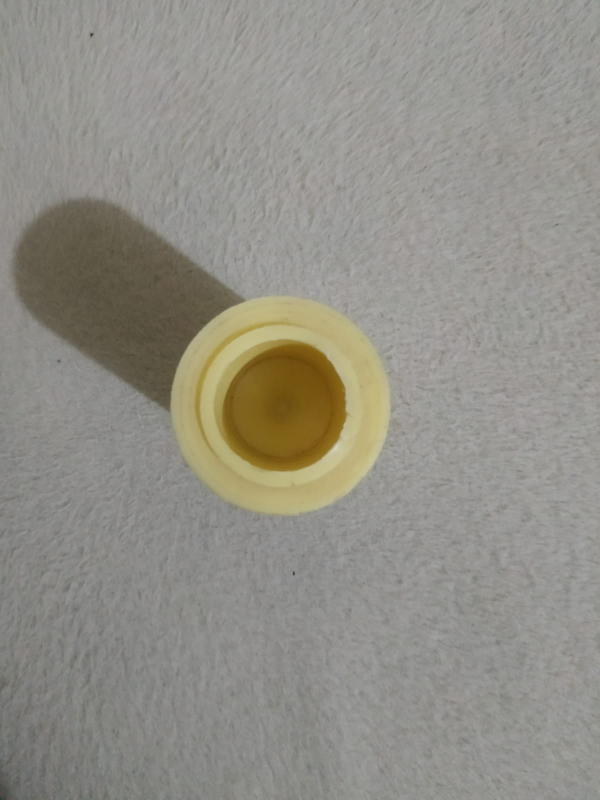
#> input picture Mechatronics System Desigen/Code/pythonProject/TestImg/circlepeter.jpg, 1200 x 1600 px, given in place of the camera (shown at 1/2 size)
$ python test.py
#> lines starting #> are read from the running program, lines starting #| are printed output that depends on the picture; after the words box and inside, x2 and y2 are one past the last pixel; in counts of white or black regions, pixels touching at a corner belong together

import cv2
import numpy

cap = cv2.VideoCapture(1)

def empty(a):
    pass

def getContours(img,imgContour):
    squares=0
    circles=0
    prevarea=0
    px=0
    py=0
    contours,hierarchy = cv2.findContours(img,cv2.RETR_LIST,cv2.CHAIN_APPROX_NONE)
    for cnt in contours:
        area = cv2.contourArea(cnt)
        if area==0 or area<2000:
            continue
        peri = cv2.arcLength(cnt, True)
        approx = cv2.approxPolyDP(cnt, 0.02 * peri, True)
        objCor = len(approx)
        x, y, w, h = cv2.boundingRect(approx)
        differa=abs(area-prevarea)/area
        differx=abs(x-px)
        differy=abs(y-py)
        if differx<50 and differy<50 and differa<0.4:
            continue
        prevarea = area
        px=x
        py=y
        if x>60 and x<380 and y>60 and y<300:
            cv2.drawContours(imgContour, cnt, -1, (255, 0, 0), 3)
            if objCor == 4:
                aspRatio = w/float(h)
                if aspRatio >0.93 and aspRatio <1.07:
                    objectType= "Square"
                else:objectType="Rectangle"
                squares = squares + 1
            elif objCor>4:
                objectType= "Circle"
                circles=circles+1
            else:objectType="None"
            cv2.putText(imgContour, objectType,
                        (x + (w // 2) - 10, y + (h // 2) - 10), cv2.FONT_HERSHEY_COMPLEX, 0.7,
                        (0, 0, 0), 2)
    idobj = [squares, circles]
    print(idobj)
    return idobj

cv2.namedWindow("Parameters")
cv2.resizeWindow("Parameters",640,240)
cv2.createTrackbar("Threshold1","Parameters",90,255,empty)
cv2.createTrackbar("Threshold2","Parameters",35,255,empty)

while True:
    squarevals = []
    circlevals = []
    success, img = cap.read() #add when using cam
#> img is the input picture: shape (1600, 1200, 3); mean B, G, R 134.9, 143.4, 145.8
    imgContour = img.copy()
    imgGray = cv2.cvtColor(img, cv2.COLOR_BGR2GRAY)
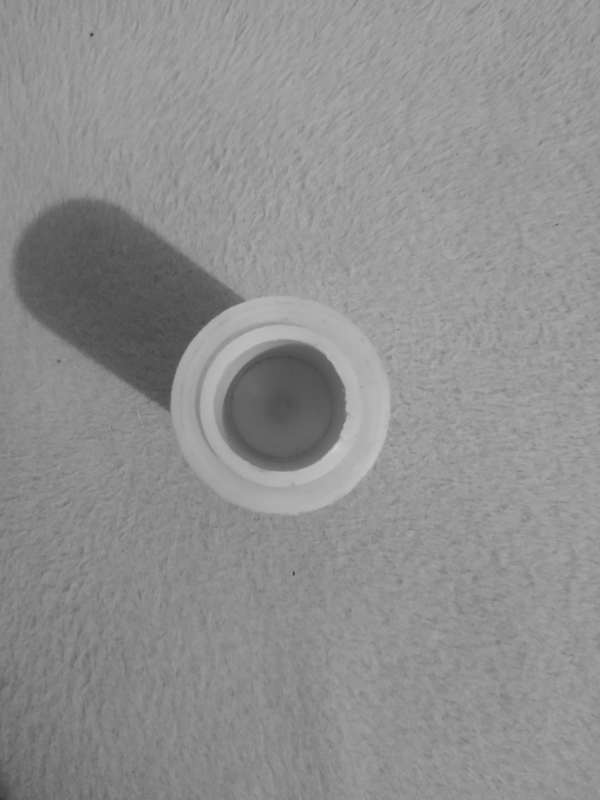
#> imgGray: shape (1600, 1200) (shown at 1/2 size); min 45, max 216, mean 143.2
    imgBlur = cv2.GaussianBlur(imgGray, (9, 9), 0)
    threshold1 = cv2.getTrackbarPos("Threshold1", "Parameters")
    threshold2 = cv2.getTrackbarPos("Threshold2", "Parameters")
    imgCanny = cv2.Canny(imgBlur, threshold1, threshold2)
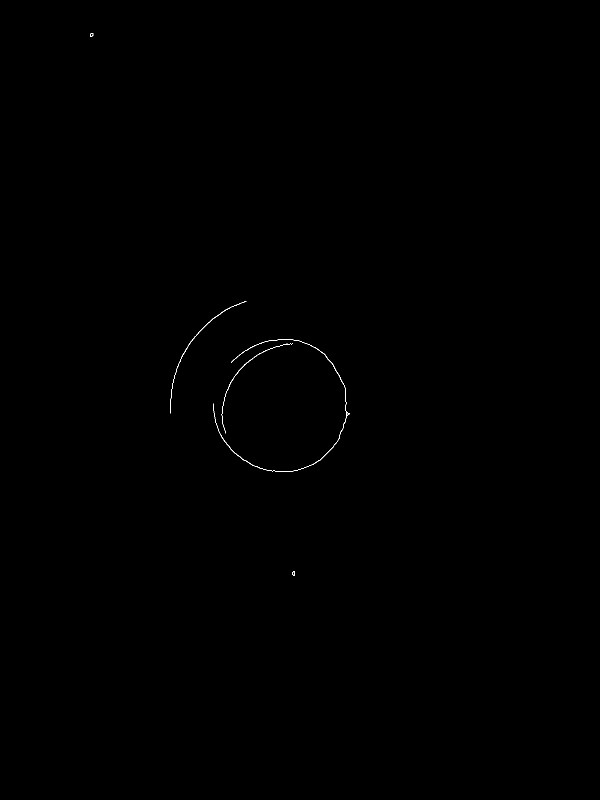
#> imgCanny: shape (1600, 1200) (shown at 1/2 size); 0.08% white in thin lines or dots, all inside (x1, y1, x2, y2) = (180, 66, 700, 1152)
    kernel = numpy.ones((3, 3), )
    imgDilation = cv2.dilate(imgCanny, kernel, iterations=2)
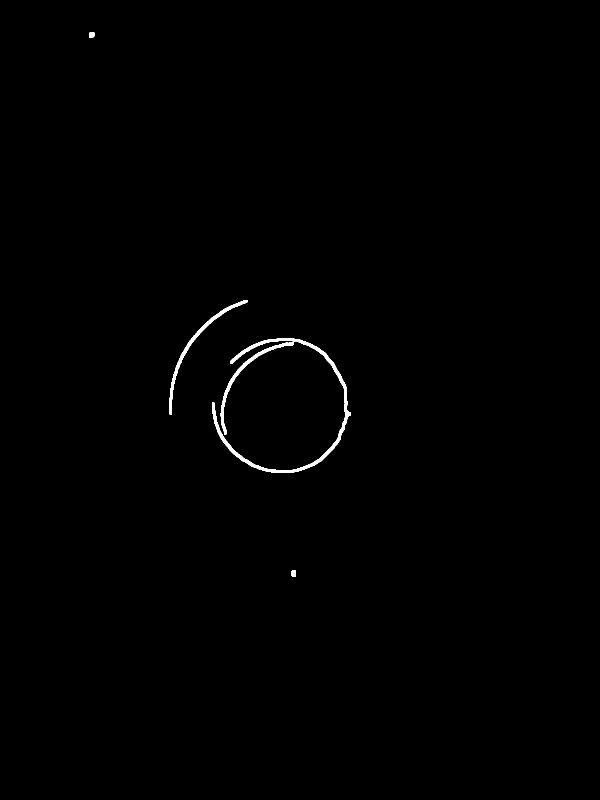
#> imgDilation: shape (1600, 1200) (shown at 1/2 size); 0.44% white; 5 white regions, box (x1, y1, x2, y2) and area: (424, 676, 702, 946) 4759, (338, 600, 495, 829) 1885, (441, 684, 588, 869) 1639, (583, 1140, 592, 1154) 118, (178, 64, 189, 76) 117
    imgErosion = cv2.erode(imgDilation, kernel, iterations=2)
    idobj = getContours(imgErosion, imgContour)
#> in getContours, `contours,hierarchy = cv2.findContours(img,cv2.RETR_LIST,cv2.CHAIN_APPR..`: contours = 5 contours; box (x1, y1, x2, y2) and area: (426, 678, 700, 944) 242, (340, 602, 493, 827) 95, (443, 686, 586, 867) 64, (180, 66, 187, 74) 30, (585, 1142, 590, 1152) 30
#> the loop in getContours, `for cnt in contours:` made 5 passes
#> area on passes 1 to 5: 30, 64, 241.5, 95, 30.5
#> after the loop in getContours, `for cnt in contours:`: circles = 0
#> in getContours, `idobj = [squares, circles]`: idobj = [0, 0]
#| [0, 0]
#> idobj = [0, 0]
    squarevals.append(idobj[0])
    circlevals.append(idobj[1])
    cv2.imshow("Image", imgContour)
    cv2.imshow("ImageC", imgCanny)
    cv2.imshow("ImageB", imgBlur)
    #cv2.imshow("ImageD", imgDilation)
    #cv2.imshow("ImageE", imgErosion)
    cv2.waitKey(1)
